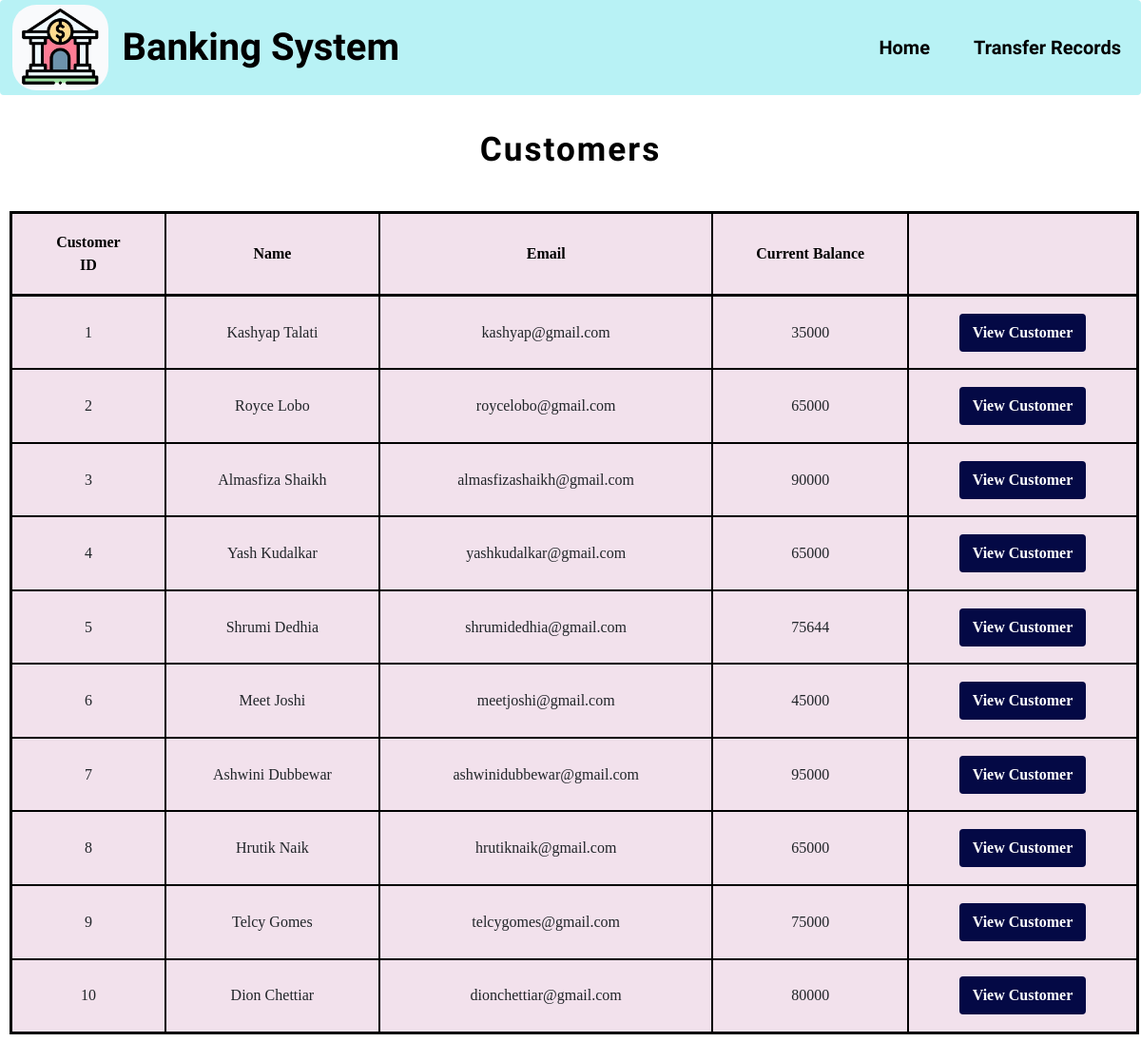
Page /viewcustomers.php on the committed database.
### tables this page shows
CREATE TABLE `customers` (
  `customer_id` int(255) NOT NULL,
  `name` text NOT NULL,
  `email` varchar(255) NOT NULL,
  `current_balance` int(255) NOT NULL
);

### viewcustomers.php (the view, shortened to what this page needs)
<?php
    $con = mysqli_connect("localhost", "root", "", "bank");
?>
<!DOCTYPE html>
<html lang="en">
<head>
    <link rel="stylesheet" href= "https://maxcdn.bootstrapcdn.com/bootstrap/4.4.1/css/bootstrap.min.css">
    <link rel="stylesheet" href="http://anijs.github.io/lib/anicollection/anicollection.css">
    <link rel="stylesheet" href="https://stackpath.bootstrapcdn.com/bootstrap/4.4.1/css/bootstrap.min.css"
>
    <link rel="stylesheet" href="index.css">
</head>
<body style="background-color: #fff" onload="loader()">
<div class="container-fluid myclass" style="padding:0px; margin:0px;">
        <nav class="navbar navbar-expand-sm  navbar-toggler navbar-light" style="background-color:transparent; background-color:#B8F2F5; opacity:1;">
            <img  style="border-radius: 25px;" height="90"src="./images/bank_icon.jpeg">
            <div class="navbar-brand font-weight-bold " id="title" data-anijs="if: mouseover, do: slideInUp animated" style="color:black;font-family: 'Courgette', cursive;font-size:2em;">
                &nbsp;Banking System
            </div>
            <div class="collapse navbar-collapse" id="navbarTogglerDemo02" style="float:right;">
                <ul class="navbar-nav ml-auto font-weight-bold"  style="font-size:small; color:pink; ">
                <li class="nav-item">
                        <a class="nav-link " href="index.php" style="color:black;font-weight:1em;font-size: 20px;">
                            <span style="padding-right:30px;font-family: 'Courgette', cursive;font-size: 20px;" >&nbsp;&nbsp;Home</span>
                        </a>
                    </li>
                    <li class="nav-item">
                        <a class="nav-link" href="transferrecords.php" style="color:black;font-weight:1em;font-family: 'Courgette', cursive;font-size: 20px;">
                            Transfer Records
                        </a>
                    </li>
                </ul>
            </div>
        </nav>
    <div>
<div class="usertable">
    <h3 class="font-weight-bold"style="text-align:center;color:black;font-family: 'Courgette', cursive;font-size:2.2em;padding:3%;letter-spacing: 2px;">Customers</h3>
    <table id="myTable" style="border: 3px solid black;">
          <tr style="border: 3px solid black;">
            <th style="background-color: #f2e1ec;border-color: black;color: black">Customer ID</th>
            <th style="background-color: #f2e1ec;border-color: black;color: black">Name</th>
            <th style="background-color: #f2e1ec;border-color: black;color: black">Email</th>
            <th style="background-color: #f2e1ec;border-color: black;color: black">Current Balance</th>
            <th style="background-color: #f2e1ec;border-color: black;color: black">&nbsp;</th>
          </tr>
          <?php
        $sql = "SELECT * FROM `customers`";
        $result = mysqli_query($con, $sql);
        while($row = mysqli_fetch_assoc($result)){
            echo "<tr>";
            echo "<form method ='post' action = 'acustomer.php'>";
            echo "<td style='background-color: #f2e1ec;border-color: black;'>". $row['customer_id'] . "</td>
            <td style='background-color: #f2e1ec;border-color: black;'>". $row['name'] . "</td>
            <td style='background-color: #f2e1ec;border-color: black;'>". $row['email'] . "</td>
            <td style='background-color: #f2e1ec;border-color: black;'>". $row['current_balance'] . "</td>";
           echo "<td style='background-color: #f2e1ec;border-color: black;'> <a href='acustomer.php'><button type='submit'style='background-color:#040945  ; border-color:#040945  ;' class='btn btn-default' name='user'  id='users1' value= '{$row['name']}' >View Customer</button></a></td>";
            echo "</form>";
           echo  "</tr>";
        }
        ?>
    </table>
</div>
<br><br>
</body>
</html>

### index.css (style rules this page uses)
* { font-family:'Times New Roman'; }
table { border:2px solid #800000; width:99%; margin:2px 10px; font-weight: 500; }
table tr td { border:2px solid #800000; padding:1.5% 3%; text-align: center; justify-content: center; }
table tr th { border:2px solid #800000; padding:1.5% 3%; color:#800000; background-color: #fff; text-align: center; justify-content: center; }
.btn-default { background-color: #800000; border:2px solid #800000; color:white; font-weight: 600; }

### viewcustomers.php (style rules this page uses)
.btn-default { background-color: #800000; border:2px solid #800000; color:white; font-weight: 600; }

### rows in the picture
customers: customer_id "1", name "Kashyap Talati", email "kashyap@gmail.com", current_balance "35000"
customers: customer_id "2", name "Royce Lobo", email "roycelobo@gmail.com", current_balance "65000"
customers: customer_id "3", name "Almasfiza Shaikh", email "almasfizashaikh@gmail.com", current_balance "90000"
customers: customer_id "4", name "Yash Kudalkar", email "yashkudalkar@gmail.com", current_balance "65000"
customers: customer_id "5", name "Shrumi Dedhia", email "shrumidedhia@gmail.com", current_balance "75644"
customers: customer_id "6", name "Meet Joshi", email "meetjoshi@gmail.com", current_balance "45000"
customers: customer_id "7", name "Ashwini Dubbewar", email "ashwinidubbewar@gmail.com", current_balance "95000"
customers: customer_id "8", name "Hrutik Naik", email "hrutiknaik@gmail.com", current_balance "65000"
customers: customer_id "9", name "Telcy Gomes", email "telcygomes@gmail.com", current_balance "75000"
customers: customer_id "10", name "Dion Chettiar", email "dionchettiar@gmail.com", current_balance "80000"
